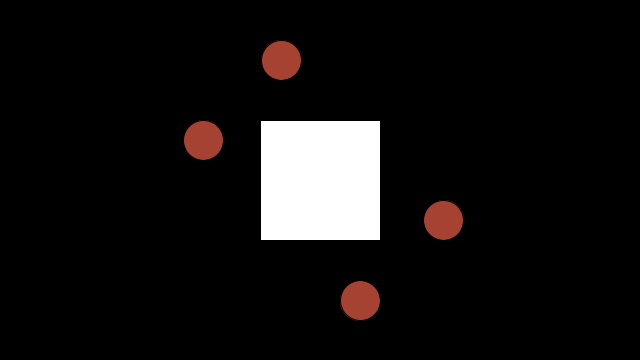
Frame 1 (no input)
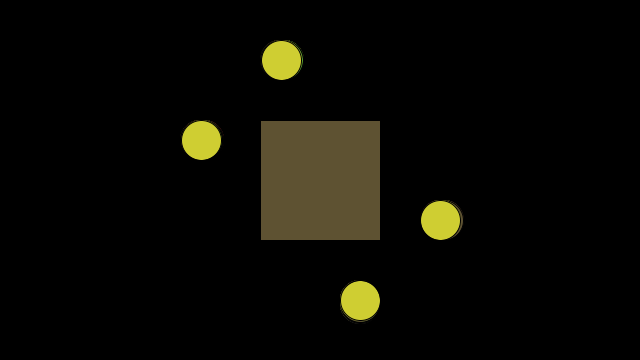
Frame 60 (the mouse pressed at the canvas centre just before this capture)
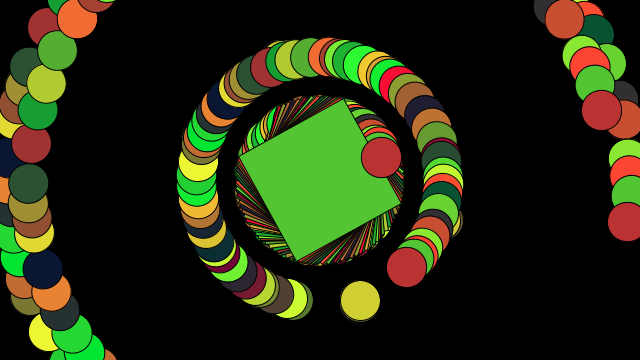
Frame 120 (the mouse held since frame 60 and released just before this capture)

The Processing sketch that drew these frames (run headless with seeded random() and noise(); from frame 60 on, the mouse is pressed at the canvas centre):

// Processing sketch: MateoJuliaWIse_adjective
// ── MateoJuliaWIse_adjective.pde

float x;
int y;
int z;
int d;

void setup() {
  size(640, 360);
background(0);


  frameRate(30);
  rectMode(CENTER);
  ellipseMode(CORNER);
  frameRate(100);
}

void draw() {
 


  translate(width/2, height/2);
  rotate(x);//speed of rotation 
  drawobjects();  

  if (mousePressed) {
    x = x+.02;// base speed 
    if(mouseX<360 ){//if in center goes faster need to find a way to include mouseX
      x = x+ random(.05);
     
      
  }
  }
}

void drawobjects() {// draws the objects 
  rect(0, 0, 120, 120); 
  rotate(x);
  pushMatrix();
rotate(30);
popMatrix();
  
  if(mouseX<360){
  fill(random(1,255),random(1,255),50);//change color at random
  translate(mouseY/2, mouseX/2);//movedrawcircles
  }
  ellipse(random(4)+100, 20, 40, 40);
  ellipse(20, random(4)+100, 40, 40);
  
    

  
  ellipse(random(4)-140, -60, 40, 40);
  ellipse(random(4)-60, -140, 40, 40);
pushMatrix();
rotate(30);
popMatrix();
}
